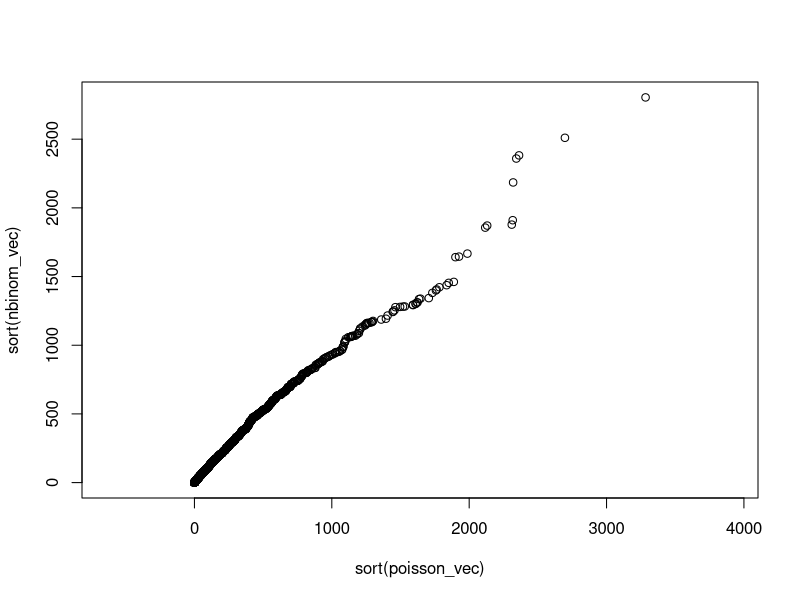

Reproduce this figure in R.
rm(list=ls())
dispersion <- 0.1
nat <- 4

trials <- 10000
set.seed(10)
gamma_vec <- stats::rgamma(trials, shape = dispersion, scale = exp(nat)/dispersion)
poisson_vec <- stats::rpois(trials, lambda = gamma_vec)

set.seed(10)
nbinom_vec <- stats::rnbinom(trials, size = dispersion, mu = exp(nat))

plot(sort(poisson_vec), sort(nbinom_vec), asp = T)
mean(poisson_vec); sd(poisson_vec)
mean(nbinom_vec); sd(nbinom_vec)
